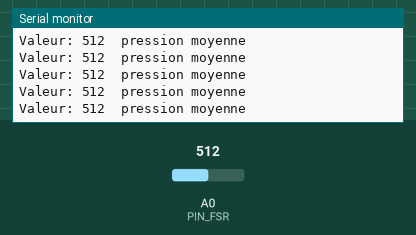
The sketch below on a simulated Arduino Uno, built with avr-gcc and run on an emulated ATmega328P. On the bench: the last lines printed to the serial monitor. The test bench sets the inputs (shaded band); at power-on: A0 (PIN_FSR) = 512.

Above: at 1.2 s.
1.3 s: A0 (PIN_FSR) set to 586
At 1.56 s:
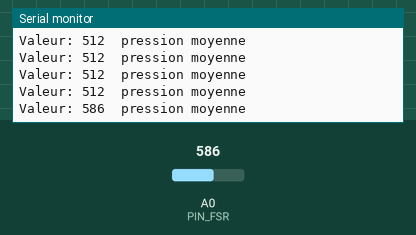
2.8 s: A0 (PIN_FSR) set to 611
At 2.96 s:
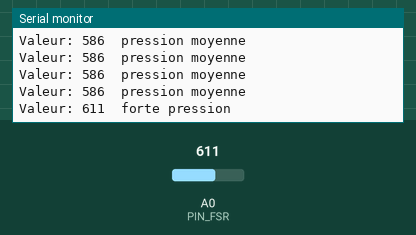
6.7 s: A0 (PIN_FSR) set to 11
At 6.97 s:
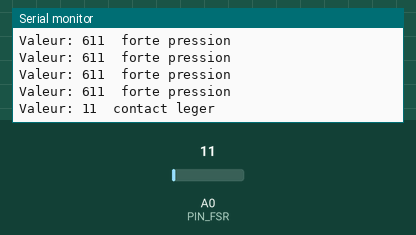
8.2 s: A0 (PIN_FSR) set to 8
At 8.37 s:
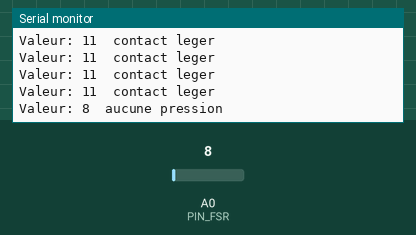

The sketch:

51_Force_FSR402.ino
```cpp
/*
 * =====================================================================
 *  Arduino Lab Nexus v6.1.0 STABLE  -  Capteur de force FSR402
 * =====================================================================
 *  Explication : Mesure la pression exercée sur une résistance sensible à la force.
 *  Carte       : Arduino UNO / Nano (ATmega328P) - compatible Mega
 *  Moniteur    : 9600 bauds
 *
 *  Câblage :
 *   Arduino 5V     -> FSR patte 1
 *   Arduino A0     -> FSR patte 2 + résistance 10k
 *   Arduino GND    -> Résistance 10k (autre patte)
 *
 *  Bibliothèques requises (arduino-cli lib install "...") : aucune
 * =====================================================================
 */
// @libs:

const uint8_t PIN_FSR = A0;

void setup() {
  Serial.begin(9600);
  Serial.println(F("[51] FSR402 pret"));
}

void loop() {
  // Lecture du pont diviseur FSR / 10k
  int valeur = analogRead(PIN_FSR);
  Serial.print(F("Valeur: "));
  Serial.print(valeur);

  // Interprétation grossière
  if (valeur < 10)       Serial.println(F("  aucune pression"));
  else if (valeur < 200) Serial.println(F("  contact leger"));
  else if (valeur < 600) Serial.println(F("  pression moyenne"));
  else                   Serial.println(F("  forte pression"));
  delay(200);
}
```

Measured:
- the behaviour switches between 599 and 600 on A0 (PIN_FSR) (found by bisection; images 1 and 2)
- the behaviour switches between 10 and 9 on A0 (PIN_FSR) (found by bisection; images 3 and 4)
- after the input at 1.3 s, the serial monitor: prints a new line after 0.10 s (image 1)
- after the input at 2.8 s, the serial monitor: prints a new line at once (image 2)
- after the input at 6.7 s, the serial monitor: prints a new line after 0.12 s (image 3)
- after the input at 8.2 s, the serial monitor: prints a new line at once (image 4)
